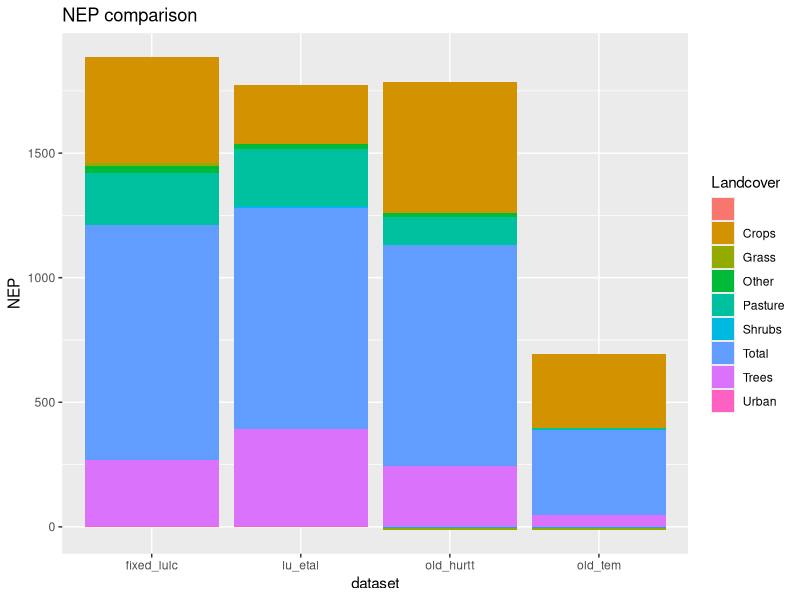
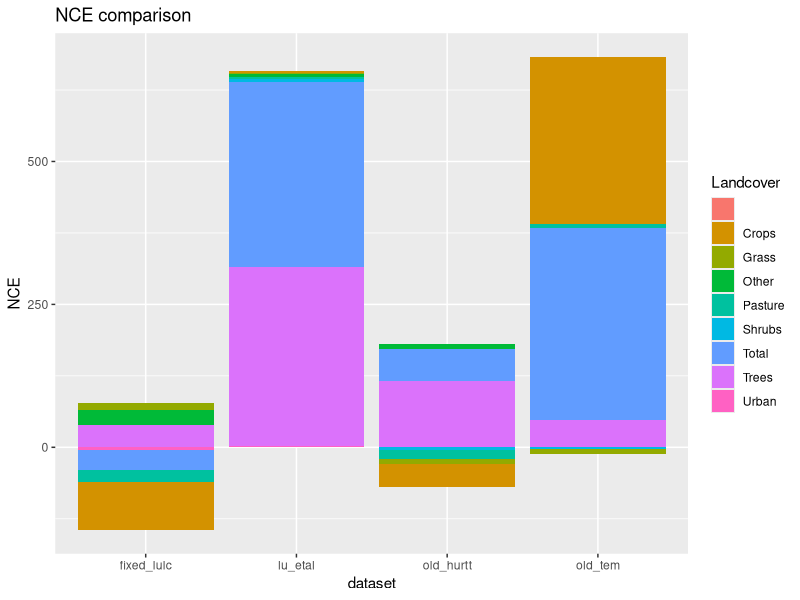
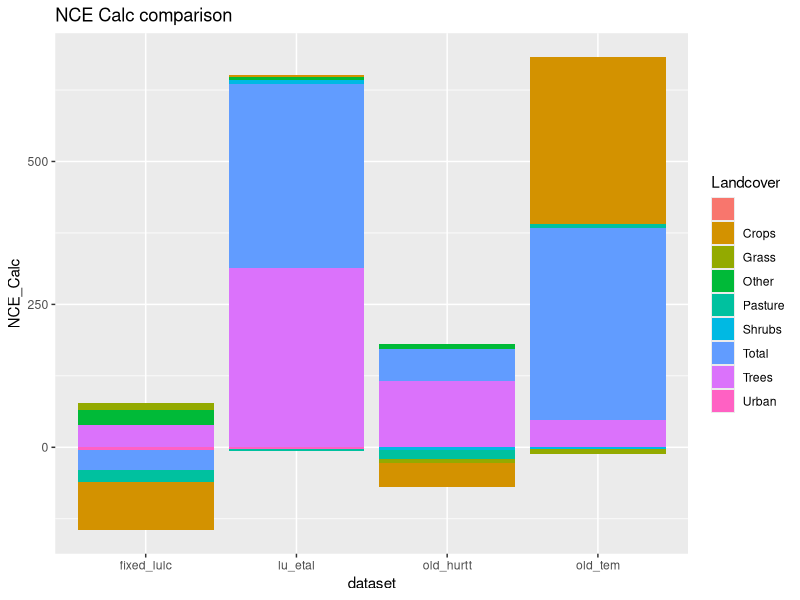
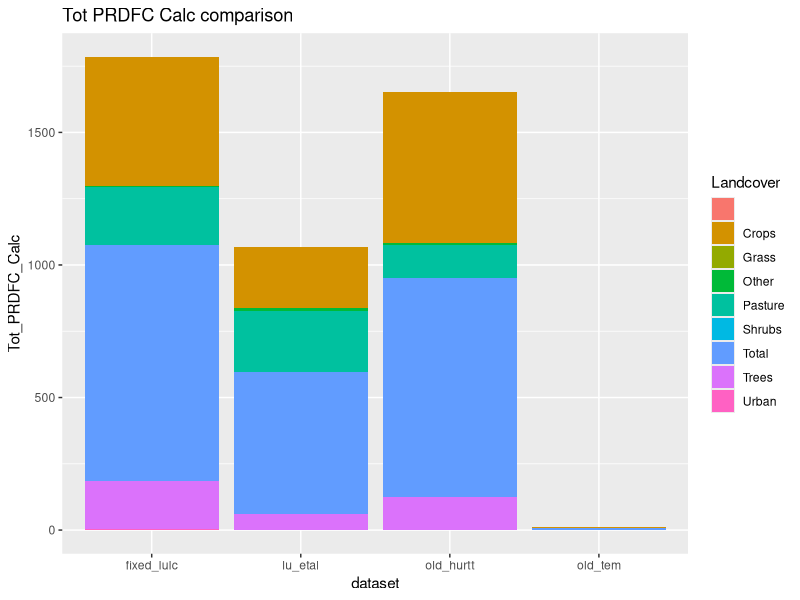
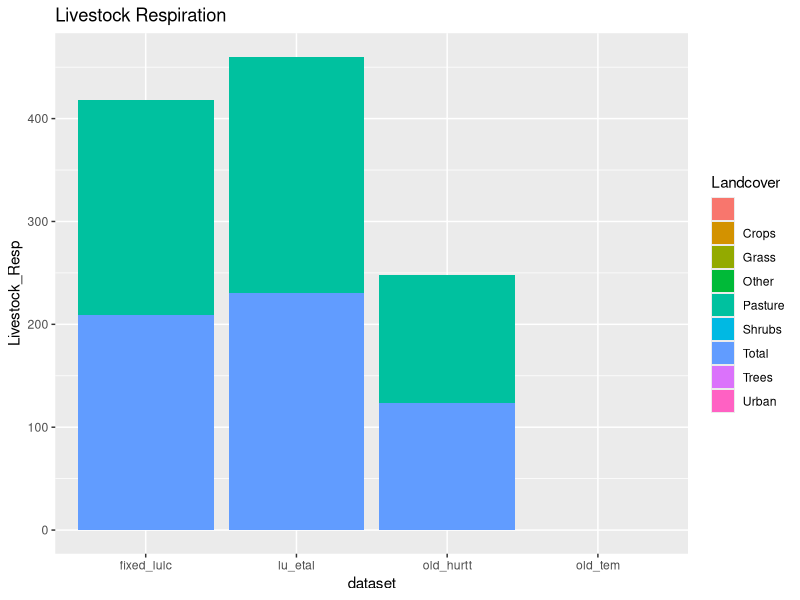
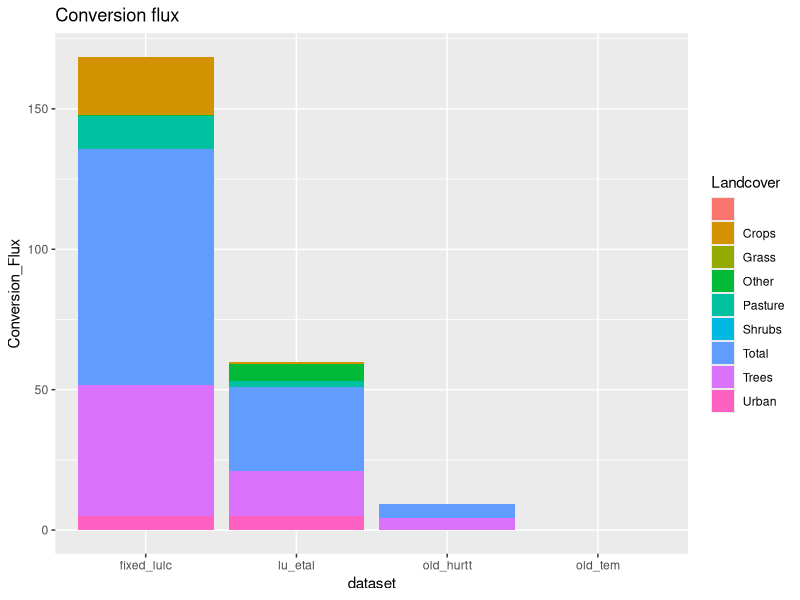
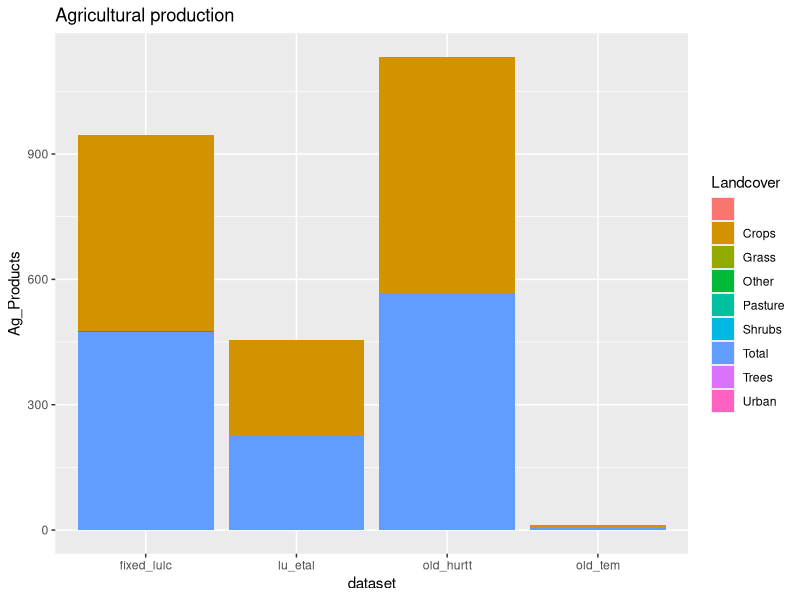
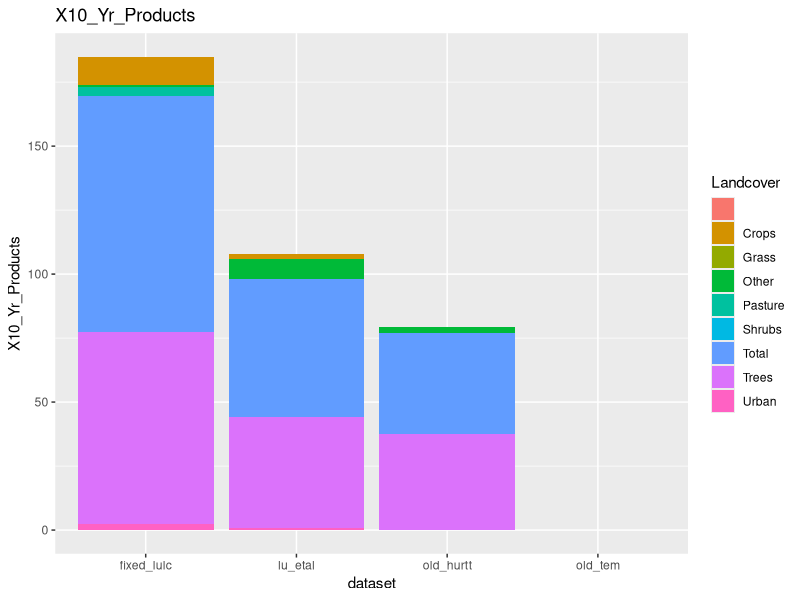

These figures' R source, in order:
#### Make comparisons on the follow 4 datasets

### library
require(ggplot2)

### read in files
fixed_lulc <- read.csv("result/fixed_LULCC.csv")
old_hurtt <- read.csv("result/old_hurtt.csv")
lu_etal <- read.csv("result/lu_etal.csv")
old_tem <- read.csv("result/old_tem.csv")

### add dataset names
fixed_lulc$dataset <- "fixed_lulc"
old_hurtt$dataset <- "old_hurtt"
lu_etal$dataset <- "lu_etal"
old_tem$dataset <- "old_tem"

### combine the dataset
common_cols <- intersect(colnames(fixed_lulc),
                          intersect(colnames(old_hurtt), 
                                    intersect(colnames(lu_etal), colnames(old_tem))))

myDF <- rbind(subset(fixed_lulc, select = common_cols), 
              subset(old_hurtt, select = common_cols))
myDF <- rbind(myDF, subset(lu_etal, select = common_cols))
myDF <- rbind(myDF, subset(old_tem, select = common_cols))

colnames(myDF) <- c("Landcover", "NEP", "Livestock_Resp",
                    "Conversion_Flux", "Ag_Products",
                    "X10_Yr_Products", "X100_Yr_Products",
                    "NCE", "NCE_Calc", "Tot_PRDFC_Calc",
                    "dataset")

### compare variables across datasets

pdf("dataset_comparisons.pdf")
p <- ggplot(myDF, aes(x=dataset, y=NEP, fill=Landcover)) + 
    geom_bar(stat="identity") + 
    ggtitle("NEP comparison")
plot(p)

p <- ggplot(myDF, aes(x=dataset, y=NCE, fill=Landcover)) + 
    geom_bar(stat="identity") + 
    ggtitle("NCE comparison")
plot(p)

p <- ggplot(myDF, aes(x=dataset, y=NCE_Calc, fill=Landcover)) + 
    geom_bar(stat="identity") + 
    ggtitle("NCE Calc comparison")
plot(p)

p <- ggplot(myDF, aes(x=dataset, y=Tot_PRDFC_Calc, fill=Landcover)) + 
    geom_bar(stat="identity") + 
    ggtitle("Tot PRDFC Calc comparison")
plot(p)

p <- ggplot(myDF, aes(x=dataset, y=Livestock_Resp, fill=Landcover)) + 
    geom_bar(stat="identity") +
    ggtitle("Livestock Respiration")
plot(p)

p <- ggplot(myDF, aes(x=dataset, y=Conversion_Flux, fill=Landcover)) + 
    geom_bar(stat="identity") +
    ggtitle("Conversion flux")
plot(p)

p <- ggplot(myDF, aes(x=dataset, y=Ag_Products, fill=Landcover)) + 
    geom_bar(stat="identity") +
    ggtitle("Agricultural production")
plot(p)

p <- ggplot(myDF, aes(x=dataset, y=X10_Yr_Products, fill=Landcover)) + 
    geom_bar(stat="identity") +
    ggtitle("X10_Yr_Products")
plot(p)

p <- ggplot(myDF, aes(x=dataset, y=X100_Yr_Products, fill=Landcover)) + 
    geom_bar(stat="identity") +
    ggtitle("X100_Yr_Products")
plot(p)

dev.off()